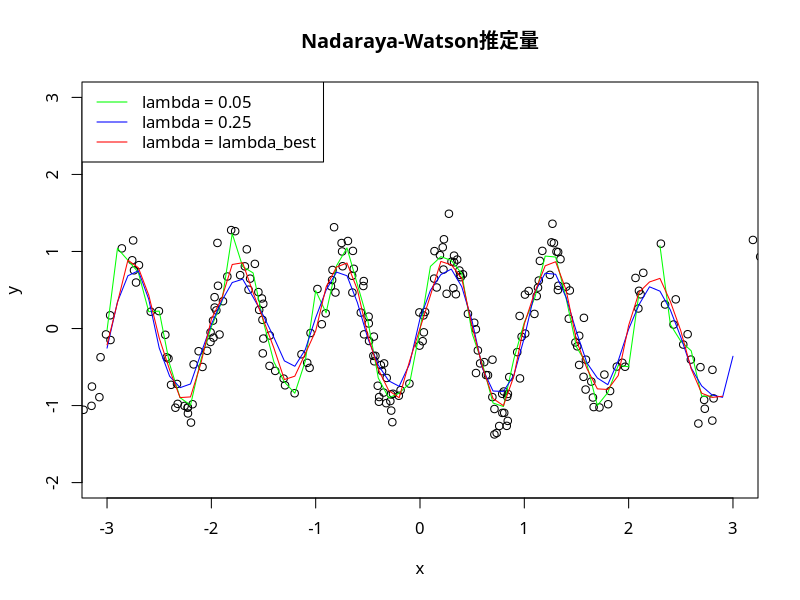

This chart was generated by the following R code:
# Clear environment
rm(list = ls())

# Setting Japanese font (for MacOSX)
par(family= "HiraKakuProN-W3")

# Chapter6 e.g.60
# Nadaraya-Watson推定量はカーネル密度推定の回帰版であり、
# ノンパラメトリックな回帰手法の一つである。
# 本コードではNadaraya-Watson推定量にEpanechnikovカーネルを適用する。
# コードの処理内容を追うと分かるが、Nadaraya-Watson推定量を用いた回帰は、
# 応答変数yの値が説明変数xに対して一価関数的な場合にうまく機能する。

# データ生成
n <- 250
x <- 2 * rnorm(n)
y <- sin(2 * pi * x) + rnorm(n) / 4 # y = sin(2pi * x)という一価関数でデータを生成する。

# Epanechnikovカーネルの定義式中における関数D(t)
D <- function(t) {
  return(max(0.75 * (1 - t ^ 2), 0))
}

# Epanechnikovカーネルの定義式K_{lambda}(x, y)
K <- function(x, y, lambda) {
  return(D(abs(x - y) / lambda))
}

# Nadaraya-Watson推定量の定義式f(x)
# 今回はEpanechnikovカーネルをKとして考えるので、引数にlambdaが入る。
f <- function(z, lambda) { 
  numer <- 0 # fの分子
  denom <- 0 # fの分母
  for (i in 1:n) {
    numer <- numer + K(x[i], z, lambda) * y[i] # 定義式中の分子を計算。
    denom <- denom + K(x[i], z, lambda) # 定義式中の分母を計算。
  }
  return(numer / denom)
}

# lambda = 0.05, 0.25としてNadaraya-Watson推定量を計算し、プロットする。
plot(seq(-3, 3, length = 10), # x軸のticks
     seq(-2, 3, length = 10), # y軸のticks
     type = "n", # このplot()では軸だけ描く。データはプロットしない。
     xlab = "x", ylab = "y")
points(x, y) # データのプロット
xx <- seq(-3, 3, 0.1) # Nadaraya-Watson推定量で回帰を行うためのx値。
yy <- NULL # 各x値に対するNadaraya-Watson推定量を記録する配列。
for (zz in xx) {
  yy <- c(yy, f(zz, 0.05)) # lambda = 0.05としてNadaraya-Watson推定量を計算。
}
lines(xx, yy, col = "green") # 緑色の線でlambda = 0.05の結果をプロット。
yy <- NULL
for (zz in xx) {
  yy <- c(yy, f(zz, 0.25)) # lambda = 0.25としてNadaraya-Watson推定量を計算。
}
lines(xx, yy, col = "blue") # 青色の線でlambda = 0.25の結果をプロット。

# Nadaraya-Watson推定量を計算する際の最適なlambdaをCVにより求める。
m <- n / 10 # 10-fold CVとする。
lambda_seq <- seq(0.05, 1, 0.01) # 評価するlambda値の範囲。
SS_min <- Inf # 最小CV二乗誤差
for (lambda in lambda_seq) {
  SS <- 0 # 評価しようとするlambda値におけるCV二乗誤差
  for (k in 1:10) { # 10-fold CV
    test <- ((k - 1) * m + 1):(k * m) # テスト用データの添字
    train <- setdiff(1:n, test) # 学習用データの添字
    for (j in test) {
      numer_j <- 0 # Nadaraya-Watson推定量定義式の分子
      denom_j <- 0 # Nadaraya-Watson推定量定義式の分母
      for (i in train) {
        K_ij <- K(x[i], x[j], lambda) # テストデータjと学習データiの間のEpanechnikovカーネル値を計算。
        numer_j <- numer_j + K_ij * y[i] # テストデータjにおけるNadaraya-Watson推定量の分子を計算。
        denom_j <- denom_j + K_ij # テストデータjにおけるNadaraya-Watson推定量の分母を計算。
      }
      if (denom_j == 0) { # テストデータjと学習データ達がlambda値に比して極端に離れていた場合、こうなる可能性がある。
        d_min <- Inf # テストデータjと各学習データとのEuclid距離の最小値
        for (i in train) {
          d <- abs(x[j] - x[i]) # テストデータjと各学習データとのEuclid距離を計算。
          if (d < d_min) {
            d_min <- d
            index <- i # テストデータと最もEuclid距離の近い学習データの添字を記録。
          }
        }
        z <- y[index] # Nadaraya-Watson推定量が計算できない場合は、テストデータと最もEuclid距離の近い学習データxにおけるy値を推定値とする。
      } else {
        z <- numer_j / denom_j # Nadaraya-Watson推定量が計算できる場合は、それを推定値とする。
      }
      SS <- SS + (y[j] - z) ^ 2 # 各テストデータy値とその推定値間の二乗誤差を計算し、総和を記録する。これが当該lambda値におけるCV評価値となる。
    }
  }
  print(SS) # CV評価値を標準出力へ。
  if (SS < SS_min) {
    SS_min <- SS
    lambda_best <- lambda # 最小CV評価値を叩き出したlambda値（=最適lambda値）を記録。
  }
}

# 最適lambda値を用いてNadaraya-Watson推定量を計算し、プロットする。
yy <- NULL # 各x値に対するNadaraya-Watson推定量を記録する配列。
for (zz in xx) {
  yy <- c(yy, f(zz, lambda_best)) # 最適lambdaでのNadaraya-Watson推定量を計算。
}
lines(xx, yy, col = "red") # 赤い直線でプロットする。
title("Nadaraya-Watson推定量")
legend("topleft", 
       legend = paste0("lambda = ", c(0.05, 0.25, "lambda_best")),
       lwd = 1,
       col = c("green", "blue", "red"))
